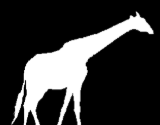
#> input picture Practica 5 morfo excarac/res/jirafa.png, 160 x 125 px; the run also reads 1 picture not shown here
$ jupyter execute --allow-errors 'Practica 5 Morfología y Extracción.ipynb'   (shell and % lines are left out)   (older library calls are emulated)
#> lines starting #> are read from the running program, lines starting #| are printed output that depends on the picture; after the words box and inside, x2 and y2 are one past the last pixel; in counts of white or black regions, pixels touching at a corner belong together
# Practica 5 Morfología y Extracción de Características

A continuación se presentan una serie de ejercicios de carácter calificable.

<br> Deben realizarse en los grupos de trabajo asignados y subirse al GitHub respectivo </br>

No es necesario concluir, pero deben presentarse las respuestas de forma <b> ordenada </b>

## Fecha límite de entrega: Jueves 8 de agosto a media noche.

[cell 1]
#Importar librerías

import cv2
import matplotlib.pyplot as plt
import numpy as np
import skimage
import skimage.io
import skimage.morphology as morph
import skimage.color as color
import warnings
warnings.filterwarnings('ignore')

# 1.

Lea la imagen "res/jirafa.png" y realice:

1. Extracción de bordes mediante erosión y dilatación.
2. Extracción de bordes mediante la función gradiente.
3. Extracción de bordes mediante la operación XOR entre dilatación y erosión.

[cell 2]
#Crear la máscara
selem = morph.rectangle(3,3)
kernel = np.ones((5,5),np.uint8)

#Leer imagen de entrada y binarizarla
img = skimage.io.imread('res/jirafa.png', as_grey=True)
#> img is the input picture: shape (125, 160) float64; min 0, max 1, mean 0.221
#img  =  cv2 . imread ( 'res/jirafa.png' , 0 )
img2= img
img = img > 0 #forma binarizar la imagen de entrada
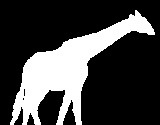
#> img: shape (125, 160) bool; 26.4% white; 1 white region, box (x1, y1, x2, y2) and area: (10, 10, 155, 125) 5286

#Realizar extracción de bordes bajo dilatación y erosión
dilatacion = morph.binary_dilation(img,selem)
#> dilatacion: shape (125, 160) bool; 30% white; 1 white region, box (x1, y1, x2, y2) and area: (9, 9, 156, 125) 6004
erosion = morph.binary_erosion(img,selem)
#> erosion: shape (125, 160) bool; 22.6% white; 1 white region, box (x1, y1, x2, y2) and area: (11, 12, 154, 125) 4526
gradient = cv2.morphologyEx(img2, cv2.MORPH_GRADIENT, kernel)
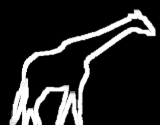
#> gradient: shape (125, 160) float64; min 0, max 1, mean 0.148
xor = np.logical_xor(dilatacion,erosion)
#> xor: shape (125, 160) bool; 7.4% white in thin lines or dots, all inside (x1, y1, x2, y2) = (9, 9, 156, 125)


#Crear subplot 1x5 que muestre imagen original y bordes
fig, ax = plt.subplots(1,3, figsize=(20, 10))
ax[0].set_title('imagen original')
ax[0].imshow(img, cmap='gray')
ax[1].set_title('bordes con erosion')
ax[1].imshow(np.logical_xor(img,erosion), cmap='gray')
ax[2].set_title('bordes con dilatacion')
ax[2].imshow(np.logical_xor(img, dilatacion), cmap='gray')


fig, ax = plt.subplots(1,3, figsize=(20, 10))
ax[0].set_title('imagen original')
ax[0].imshow(img, cmap='gray')
ax[1].set_title('bordes mediante la función gradiente')
ax[1].imshow((gradient), cmap='gray')
ax[2].set_title('bordes con xor entre dilatación y eroción')
ax[2].imshow((xor), cmap='gray')
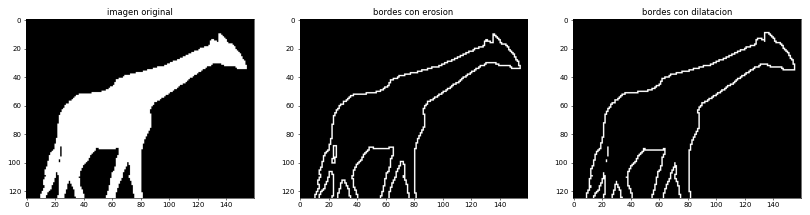
#> figure drawn by matplotlib, 3 panels

# 2.

<br> Lea la imagen "res/silueta.png" y obsérvela cuidadosamente. </br>
<br> Lea también, la imagen "res/silueta2.png" y repita el proceso. </br>
<br> Las imágenes tienen dos tipos de ruido distintos colocados con una serie de cuidadosas operaciones hechas en paint </br>

Utilice morfologías de  apertura y cierre (escogiendo la máscara adecuada) para eliminar el ruido sin afectar demasiado la silueta de la jirafa.

[cell 3]
img = skimage.io.imread('./res/silueta.png', as_grey=True)
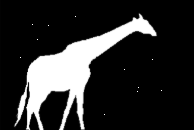
#> input picture Practica 5 morfo excarac/res/silueta.png, 194 x 130 px
#> img is the input picture: shape (130, 194) float64; min 0, max 1, mean 0.177
img2 = skimage.io.imread('./res/silueta2.png', as_grey=True)
fig, ax = plt.subplots(1,2, figsize=(15, 8))
ax[0].set_title('Silueta 1')
ax[0].imshow(img, cmap='gray')
ax[1].set_title('Silueta 2')
ax[1].imshow(img2, cmap='gray')

[cell 4]
elem1 = morph.rectangle(3,3)
apertura= morph.binary_opening(img,elem1)
#> apertura: shape (130, 194) bool; 21.3% white; 1 white region, box (x1, y1, x2, y2) and area: (13, 13, 158, 130) 5360
cierre= morph.binary_closing(img2,elem1)
#> cierre: shape (130, 194) bool; 21.9% white; 2 white regions, box (x1, y1, x2, y2) and area: (13, 12, 158, 130) 5397, (0, 0, 1, 130) 130

fig, ax = plt.subplots(1,2, figsize=(15, 8))
ax[0].set_title('Apertura a Silueta 1')
ax[0].imshow(apertura, cmap='gray')
ax[1].set_title('Silueta 2')
ax[1].imshow(cierre, cmap='gray')

# 3.

1. Lea la imagen "res/jirafa.png" en escala de grises.

Realice un etiquetado de regiones escogiendo la máscara correcta (no necesariamente un rectángulo, prueba un disco o la identidad).

<center><i>Figura: Solución aproximada</i></center>

Imprima el número de etiquetas (Debe ser 1)

2. Ya que ha leido la imagen "res/jirafa.png" utilice el método de esqueletización de Zhang para obtener el esqueleto de ésta imagen (recuerde que es una imagen binaria).

[cell 5]
#Crear máscara
selem = morph.octagon(1,1)

#Leer imagen de entrada y binarizarla en una copia
img = skimage.io.imread('res/jirafa.png', as_grey=True)
imgB = img > 0

#Aplicar una erosión sobre la imagen copia
erosion_once13 = morph.binary_erosion(img,selem)
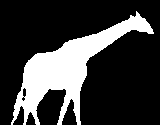
#> erosion_once13: shape (125, 160) bool; 23.6% white; 1 white region, box (x1, y1, x2, y2) and area: (11, 11, 154, 125) 4724

#Aplicar una eliminación de objetos pequeños sobre la imagen erosionada
objetos_pequeños_eliminados = morph.remove_small_objects(erosion_once13,min_size = 2000, connectivity = 1)

#Etiquetar la imagen mediante la función label de skimage, cuyos parámetros son la imagen
#el número de vecinos, la conectividad
labels, num_labels = morph.label(objetos_pequeños_eliminados, neighbors=4, return_num=True, connectivity= 1)
#> num_labels = 1

#Caracterizar los labels, mediante colores y sobre la imagen original
image_label_overlay = color.label2rgb(labels, image=img)
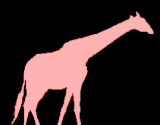
#> image_label_overlay: shape (125, 160, 3) float64; mean R, G, B 0.225, 0.155, 0.155

#Imprime el número de etiquetas
print('número de etiquetas: ',num_labels)
#| número de etiquetas:  1

plt.imshow(labels, cmap="jet")

[cell 6]
skeleton1 = morph.skeletonize(imgB)
#> skeleton1: shape (125, 160) bool; 1.8% white in thin lines or dots, all inside (x1, y1, x2, y2) = (10, 10, 154, 124)
skeleton2 = morph.skeletonize(objetos_pequeños_eliminados)
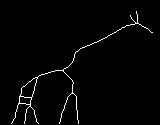
#> skeleton2: shape (125, 160) bool; 1.8% white in thin lines or dots, all inside (x1, y1, x2, y2) = (11, 11, 153, 124)

fig, (ax1,ax2) = plt.subplots(1,2, figsize=(15,8))
ax1.set_title('esqueleto imagen binaria')
ax1.imshow(skeleton1, cmap='gray')
ax2.set_title('esqueleto con eliminacion de objetos pequeños')
ax2.imshow(skeleton2, cmap='gray')

## No olvide revisar el Pipeline de segmentación que se encuentra en el notebook de la clase 8.

# 4.

Cree una imagen de ceros (np.zeros()) de 600x600, posteriormente un cuadrado de 100x100, cuyo <i>start</i> está en la coordenada [200,200] (Utilice la función rectangle de skimage, es un proceso análogo a dibujar la elipse)

<center><i>Figura: Cuadrado</i></center>

Una vez tenga la imagen anterior, realice los siguientes pasos (Debe realizar UN SOLO PLOT POR CADA NUMERAL listado a continuación)

1. Plotee el cuadrado que creó, imprima el área y el perímetro respectivos.
2. Imprima el cuadrado con el centroide, adicionalmente imprima las coordenadas del centroide.
3. Imprima el cuadrado rodeado por el rectángulo más pequeño que lo rodea (si quiere puede mostrarlo con el centroide)
4. Muestre las distancias respecto al contorno.
5. Imprima el cuadrado con el centroide y el contorno, junto a la medida entre el contorno y el centroide.
6. ¿Cuál es el diámetro equivalente? imprímalo.
7. Imprima los momentos de HU y sus logaritmos.

[cell 7]
#1

import numpy as np
import matplotlib.pyplot as plt
import math
from skimage.measure import label, regionprops
from skimage.draw import rectangle


#image = img_read('res/horse.png', "gray")

#Crear matriz de ceros 600x600, crear una elipse y rotarla 15°
image = np.zeros((600, 600))
start = (100, 100)
extent = (100, 100)

rr, cc = rectangle(start, extent=extent, shape=image.shape)

image[rr, cc] = 1

label_img = label(image)
props = regionprops(label_img)

print("El área es: ", props[0].area, " píxeles.")
print("El perímetro es: ", props[0].perimeter, " píxeles.")

#Mostrar la imagen
fig, ax = plt.subplots(1,1, figsize=(5, 6))


ax.set_title('Imagen')
ax.imshow(image, cmap='gray', vmin=0, vmax=1)
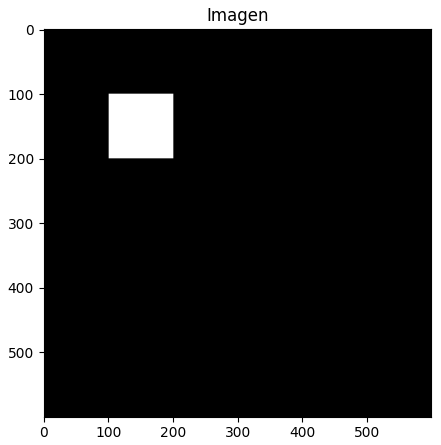
#> figure drawn by matplotlib, 1 panel

[cell 8]
#2
#Obtener las coordenadas x,y del centroide de la región etiquetada
y0, x0 = props[0].centroid
print("El centroide es: ", props[0].centroid)

#Imprimir la imagen con el centroide pintado de rojo
fig, ax = plt.subplots(1,1, figsize=(5, 6))
ax.set_title('Imagen')
ax.plot(x0, y0, '.r', markersize=11)
ax.imshow(label_img, cmap='gray', vmin=0, vmax=1)

[cell 9]
#3
#Utilizar la función bbox para buscar los 4 puntos que conforman el rectángulo más pequeño
#que puede contener la región etiquetada
minr, minc, maxr, maxc = props[0].bbox
bx = (minc, maxc, maxc, minc, minc)
by = (minr, minr, maxr, maxr, minr)
#Mostrar la región que corresponde al rectángulo que encierra la región etiquetada
fig, ax = plt.subplots(1,1, figsize=(5, 6))
ax.set_title('Imagen')
ax.plot(x0, y0, '.r', markersize=10)
ax.plot(bx, by, '-b', linewidth=2.5)
ax.imshow(label_img, cmap='gray', vmin=0, vmax=1)

[cell 10]
#4
import math
from skimage.draw import ellipse
from skimage.measure import label, regionprops, find_contours
from skimage.transform import rotate

#Definir función de la distancia euclidiana para posiciones de matrices
def euc_distance(p1, p2):
    distance = math.sqrt( (p1[0]-p2[0])**2 + (p1[1]-p2[1])**2 )
    return distance

#Encontrar el centroide, la posición y,x, y dibujar los contornos
centroid = props[0].centroid
(y0, x0) = centroid
contours = find_contours(label_img, 0)

contour = contours[0]

#Definir los parámetros de entrada
dist_min = None
min_point = None
dist_max = None
max_point = None

#Ciclo for para iterar las posiciones x,y en la matriz de contornos
for point in contour:

    #Definir los puntos xi, yi del contorno, calcular su distancia euclídea
    #respecto al centroide
    xi = point[1]
    yi = point[0]
    dist = euc_distance( (x0,y0) , (xi,yi)  )
    #Condicionales para buscar el punto más cercano y el más lejano al centroide
    if not dist_min or dist < dist_min:
        dist_min = dist
        min_point = (xi, yi)
    if not dist_max or dist > dist_max:
        dist_max = dist
        max_point = (xi, yi)

#Mostrar en la figura la imagen original, contorno dibujado, centroide y puntos más cercanos
#y alejados del mismo
fig, ax = plt.subplots(1,1, figsize=(5, 6))
ax.plot(x0, y0, '.g', markersize=15)
ax.plot(max_point[0], max_point[1], '.r', markersize=15)
ax.plot(min_point[0], min_point[1], '.b', markersize=15)
for n, contour in enumerate(contours):
    ax.plot(contour[:, 1], contour[:, 0], linewidth=2)
ax.plot((x0, max_point[0]), (y0, max_point[1]), '-r', linewidth=2.5)
ax.plot((x0, min_point[0]), (y0, min_point[1]), '-r', linewidth=2.5)
#ax.plot(bx, by, '-b', linewidth=2.5)
ax.set_title('Imagen')
ax.imshow(label_img, cmap='gray', vmin=0, vmax=1)

[cell 11]
#5
#Calcular el centroide, su posición y,x
centroid = props[0].centroid
(y0, x0) = centroid

#Dibujar los contornos alrededor de la región etiquetada
contours = find_contours(label_img, 0)
contour = contours[0]

#Definir la distancia acumulada
dist_acum = 0

#Ciclo for que muestra los puntos xi, yi y acumula la distancia euclídea entre
#los puntos con el centroide en cada uno de las iteraciones
for point in contour:
    xi = point[1]
    yi = point[0]
    dist_acum += euc_distance( (x0,y0) , (xi,yi)  )

#La distancia media tal como se muestra en la fórmula ejemplo
dist_med = dist_acum/len(contour)

#Imprimir la distancia media del contorno y el centroide
print("La distancia media entre el centroide y el contorno es:", dist_med)

#Imprimir  la imagen, su centroide y la región etiquetada delimitada por el contorno
fig, ax = plt.subplots(1,1, figsize=(5, 6))
ax.plot(x0, y0, '.r', markersize=10)
for n, contour in enumerate(contours):
    ax.plot(contour[:, 1], contour[:, 0], linewidth=2)

#ax.plot(bx, by, '-b', linewidth=2.5)
ax.set_title('Imagen')
ax.imshow(label_img, cmap='gray', vmin=0, vmax=1)

[cell 12]
#6
#Utilizar la función equivalent_diameter para calcular el diámetro equivalente a la
#región etiquetada
diam_equiv = props[0].equivalent_diameter

#Calcular la orientación y el centroide de la región
orientation = props[0].orientation
centroid = props[0].centroid
(y0,x0) = centroid

minr, minc, maxr, maxc = props[0].bbox

#Calcular los extremos de las líneas rectas cuyo origen es el centroide
x1 = x0 + math.cos(orientation) * 0.5 * diam_equiv
y1 = y0 - math.sin(orientation) * 0.5 * diam_equiv
x2 = x0 - math.sin(orientation) * 0.5 * diam_equiv
y2 = y0 - math.cos(orientation) * 0.5 * diam_equiv

#Imprimir el diámetro equivalente
print("El diametro equivalente es de ", diam_equiv, " píxeles.")

#Mostrar la imagen etiquetada con las líneas que van desde el centroide hasta los puntos
#calculados x1,y1,x2,y2
fig, ax = plt.subplots(1,1, figsize=(5, 6))
ax.set_title('Imagen')
ax.plot((x0, x1), (y0, y1), '-r', linewidth=2.5)
ax.plot((x0, x2), (y0, y2), '-r', linewidth=2.5)
ax.imshow(label_img, cmap='gray', vmin=0, vmax=1)

[cell 13]
#7
#Leer imagen de entrada, etiquetarla y utilizar la función moments_hu para hallar la
#matriz de momentos hu asociados a cada región etiquetada

momentos_hu = props[0].moments_hu

#Imprimir la matriz de momentos hu
print("Momentos Hu: ", momentos_hu)

#Aplicar logaritmo a la matriz de momentos hu e imprimirla
momentos_hu_log = - np.sign(momentos_hu) * np.log(np.abs(momentos_hu))

print("Logaritmos de los Momentos Hu: ", momentos_hu_log)

#Mostrar la imagen sobre la cual se trabaja
fig, ax = plt.subplots(1,1, figsize=(5, 6))


ax.set_title('Imagen')
ax.imshow(label_img, cmap='gray', vmin=0, vmax=1)

# 5.

Lea la imagen "res/cancer.bmp" y la máscara "res/lesion.bmp", utilice los algoritmos de extracción de características para encontrar los estadísticos de primer y segundo orden de esta imagen. Preste especial atención a este proceso individual, puesto que en el ejercicio guiado lo hará para varias imágenes.

[cell 14]
#Definir funciones de lectura de imágenes para mayor comodidad
def img_read(filename, mode = 'color'):
#> called with filename = 'res/cancer.bmp', mode = 'color'
    if(mode == 'color'):
        return cv2.cvtColor(cv2.imread(filename),cv2.COLOR_BGR2RGB)
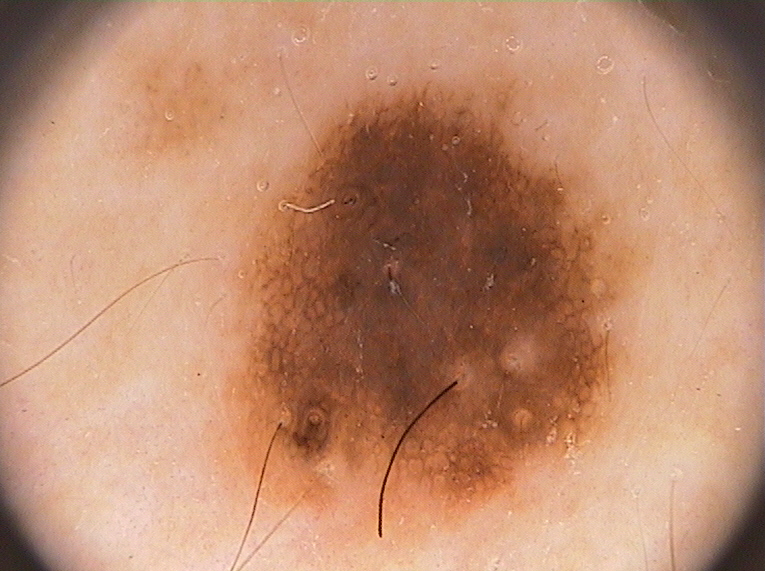
#> input picture Practica 5 morfo excarac/res/cancer.bmp, 765 x 572 px
    elif(mode=='grayscale' or mode=='greyscale' or mode == 'gray' or mode == 'grey'):
        return cv2.imread(filename, cv2.IMREAD_GRAYSCALE)
    else:
        return None

[cell 15]
#Importar librerías
import cv2
import matplotlib.pyplot as plt
import numpy as np
from scipy.stats import kurtosis
from scipy.stats import skew

#Definir funciones de conversión de imágenes de un canal a otro, de
#correción de BGR a RGB, y pasar a escala de grises
def bgr_to_gray(im):
    return cv2.cvtColor(im, cv2.COLOR_BGR2GRAY)

def rgb_to_gray(im):
    return cv2.cvtColor(im, cv2.COLOR_RGB2GRAY)

def bgr_to_rgb(im):
    return cv2.cvtColor(im, cv2.COLOR_BGR2RGB)


def rgb_to_lab(im):
    return cv2.cvtColor(im, cv2.COLOR_RGB2LAB)


def rgb_to_hsv(im):
    return cv2.cvtColor(im, cv2.COLOR_RGB2HSV)

[cell 16]
#Definir la función para obtener características del espacio LAB y HSV
def get_lab_hsv_features(im, mask, features):
    #La imagen de entrada debe estar en el espacio RGB
    #Extraer el tamaño de la imagen de entrada y convertirla a LAB y HSV
    shape = np.shape(im)
    im_lab = rgb_to_lab(im)
    im_hsv = rgb_to_hsv(im)

    #Definir los canales l,a,b por separado
    l = im_lab[:,:,0]
    s = im_hsv[:,:,1]
    v = im_hsv[:,:,2]
    #Definir listas vacías de canales h,s,v
    h_1 = []
    s_1 = []
    v_1 = []

    #Recorrer cada posición i,j de la matriz de la imagen de entrada
    for i in range(shape[0]):
        for j in range(shape[1]):
            #Condicional, si la máscara en la posición i,j es un array verdadero añadir
            #a cada canal del nuevo HSV el píxel en esta posición
            if((mask[i][j] == np.array([True, True, True])).all() ):
                h_1.append(l[i][j])
                s_1.append(s[i][j])
                v_1.append(v[i][j])

    #Utilizar features para guardar los valores de media, desviación estándar, kurtosis y sesgo
    #de cada uno de los canales h_1, s_1, v_1
    features['h_mean'] = np.mean(h_1)
    features['h_std'] = np.std(h_1)
    features['h_kurtosis'] = kurtosis(h_1)
    features['h_skew'] = skew(h_1)
    features['s_mean'] = np.mean(s_1)
    features['s_std'] = np.std(s_1)
    features['v_kurtosis'] = kurtosis(v_1)
    features['v_skew'] = skew(v_1)
    features['v_mean'] = np.mean(v_1)
    features['v_std'] = np.std(v_1)
    features['s_kurtosis'] = kurtosis(s_1)
    features['s_skew'] = skew(s_1)
    return features

#Definir función para extraer características del espacio RGB
def get_rgb_features(im,mask, features):
    #Crear una matriz del mismo tamaño de la imagen de entrada, leer los canales R,G,B y
    #crear listas vacías donde se aplica la máscara
    shape = np.shape(im)
    r = im[:,:,0]
    g = im[:,:,1]
    b = im[:,:,2]
    r_1 = []
    g_1 = []
    b_1 = []
    #Recorrer las posiciones i,j de la matriz de la imagen de entrada
    for i in range(shape[0]):
        for j in range(shape[1]):
            #Condicional, si la máscara en la posición i,j es un array de True, añadir
            #a cada canal del nuevo espacio RGB el píxel en esta posición
            if( (mask[i][j] == np.array([True, True, True])).all() ):
                r_1.append(r[i][j])
                g_1.append(g[i][j])
                b_1.append(b[i][j])
    #Utilizar features para guardar los valores de media, desv.estandar, kurtosis y sesgo
    #de los canales r_1,g_1,b_1
    features['r_mean'] = np.mean(r_1)
    features['r_std'] = np.std(r_1)
    features['r_kurtosis'] = kurtosis(r_1)
    features['r_skew'] = skew(r_1)
    features['g_mean'] = np.mean(g_1)
    features['g_std'] = np.std(g_1)
    features['b_kurtosis'] = kurtosis(b_1)
    features['b_skew'] = skew(b_1)
    features['b_mean'] = np.mean(b_1)
    features['b_std'] = np.std(b_1)
    features['g_kurtosis'] = kurtosis(g_1)
    features['g_skew'] = skew(g_1)
    return features

#Función de extracción de características de los canales rgb, lab-hsv
def features_pipeline(img, mask):
    features = {}
    features = get_rgb_features(img,mask,features)
    features = get_lab_hsv_features(img,mask,features)
    return features

[cell 17]
#Leer imagen de entrada, una máscara de entrada binarizada
img = img_read("res/cancer.bmp", "color") #Esta ruta hay que modificarla
mask = img_read("res/lesion.bmp", "color") #Esta tambien
#> call 2 of img_read, with filename = 'res/lesion.bmp', mode = 'color'
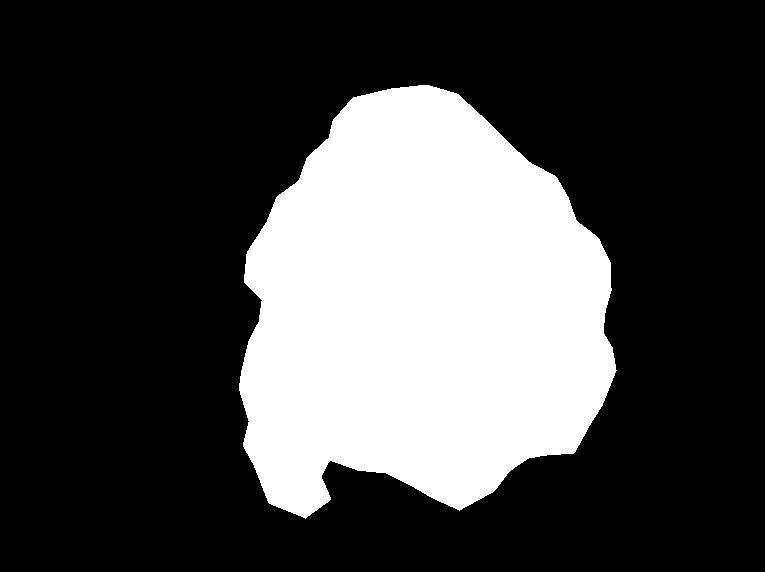
#> input picture Practica 5 morfo excarac/res/lesion.bmp, 765 x 572 px
#> in img_read, returned value is the input picture: shape (572, 765, 3); 27.5% white; 1 white region, box (x1, y1, x2, y2) and area: (239, 85, 617, 519) 120276
mask = mask > 128
#> (the rest of the program and of its run is left out)
